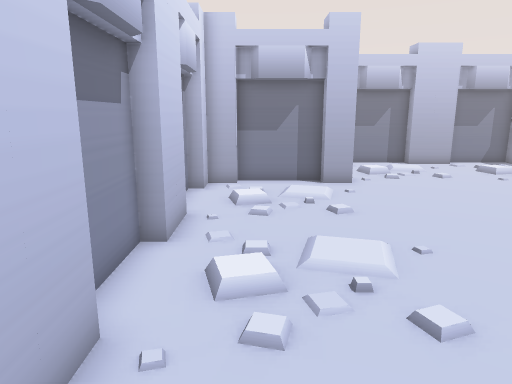
view 1 (above)

19 first-person views from a walk through a Godot game level. The camera is 1.4 m above the floor, tilts 12° down and sees 70° across. The floor is counted in squares, 0.5 m on a side. Each view is taken from the middle of a square. On the plan, view 1 faces up. The plan holds only what a view shows up to about 20 squares ahead; the rest is blank. The place goes on beyond the plan.

view 2
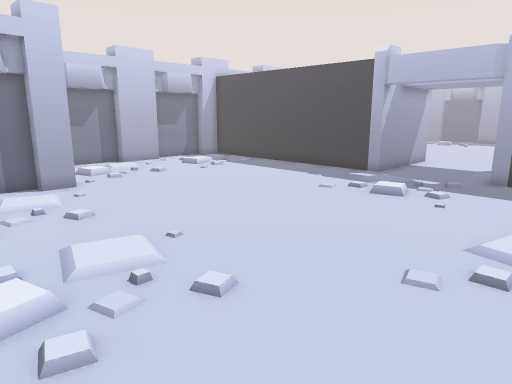

view 3
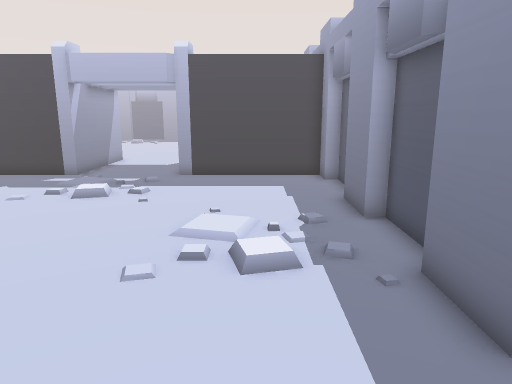

view 4
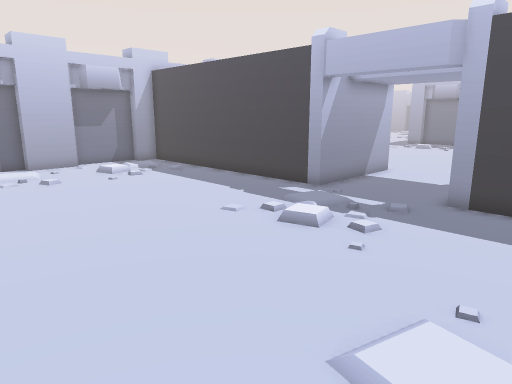

view 5
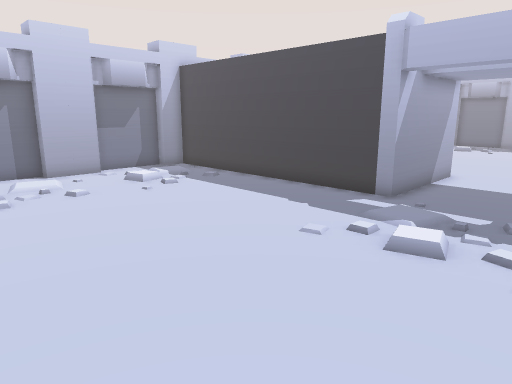

view 6
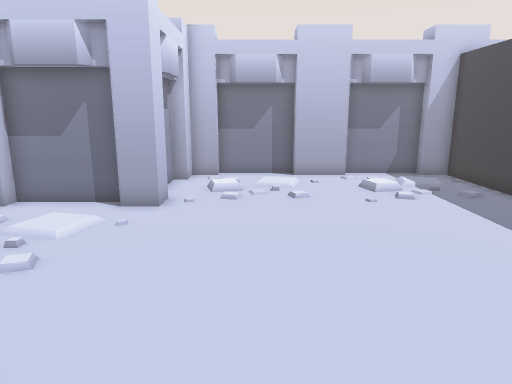

view 7
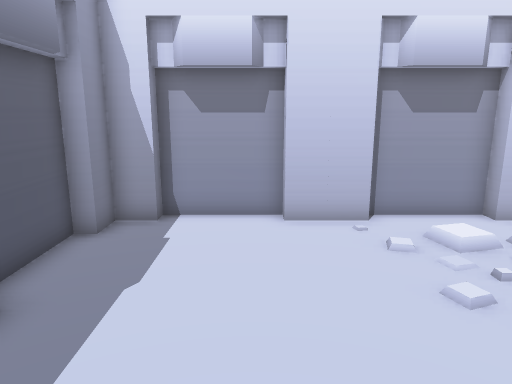

view 8
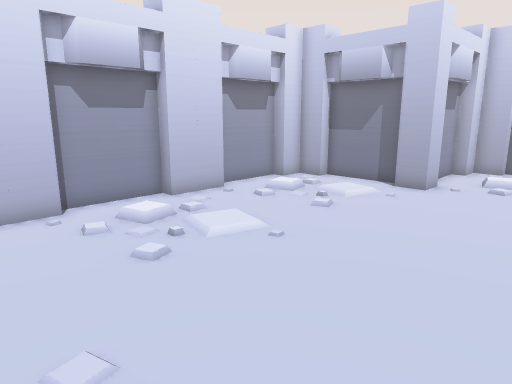

view 9
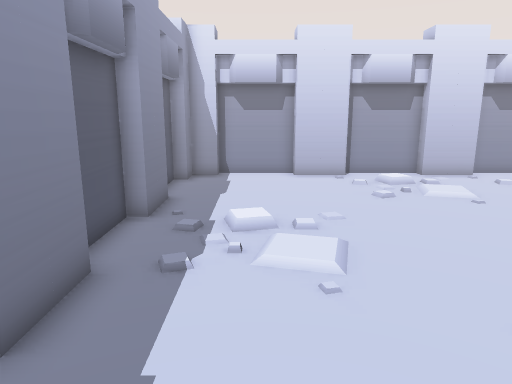

view 10
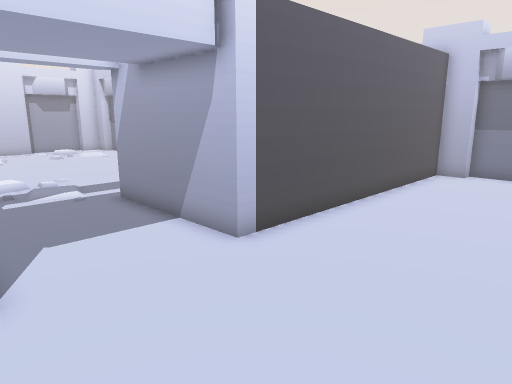

view 11
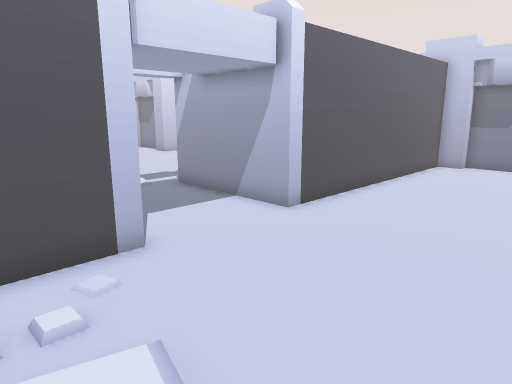

view 12
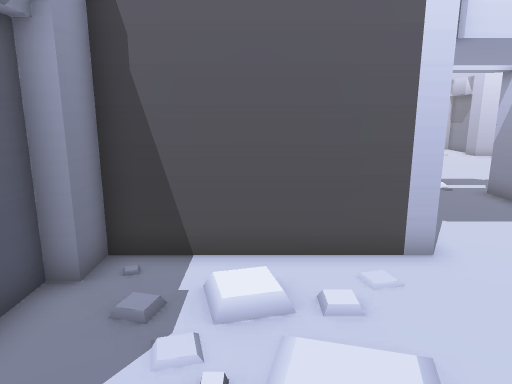

view 13
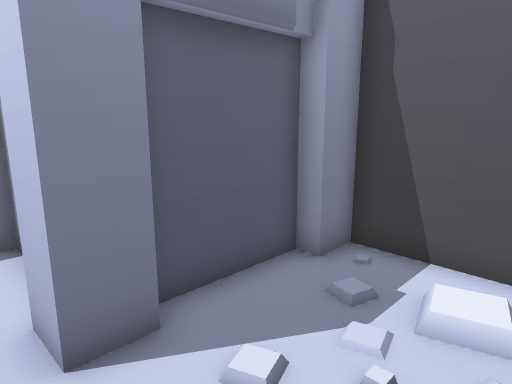

view 14
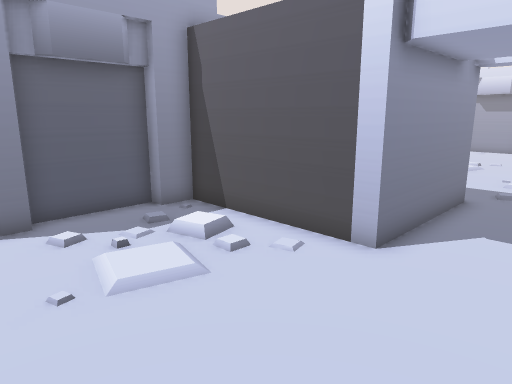

view 15
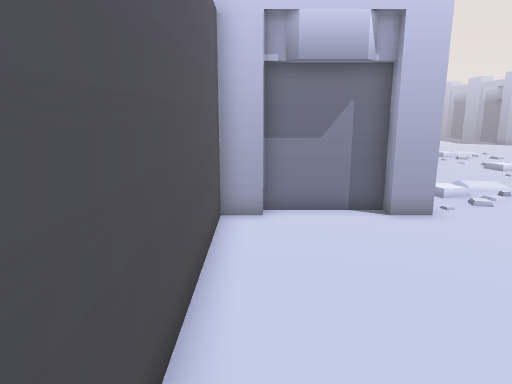

view 16
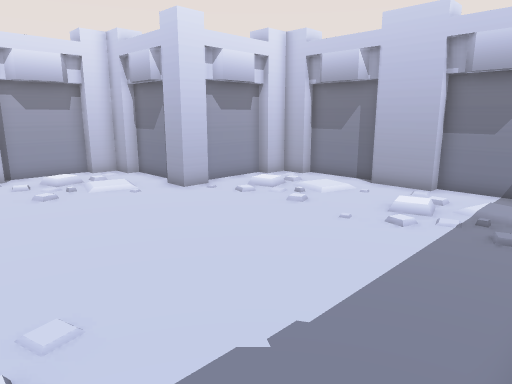

view 17
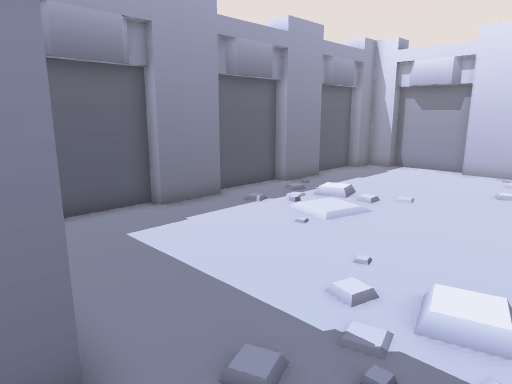

view 18
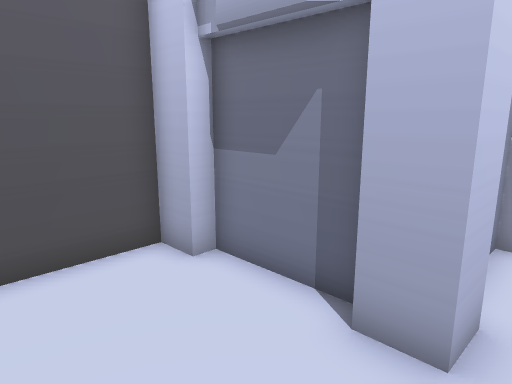

view 19
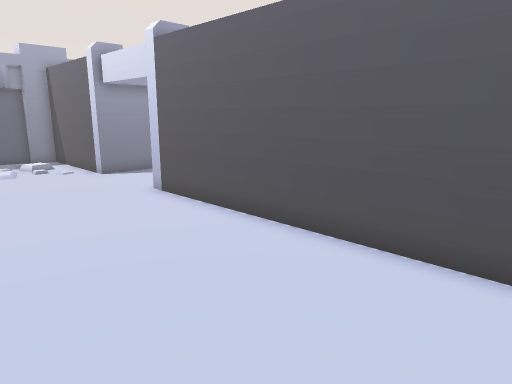

### Floor plan
Points are (right, up) in squares from view 1. A wall is a line through its corners. A room is listed if a view was taken in it or the views show most of it. See-through windows are left out.
Room 1 (views 1, 2, 3, 4, 5, 6, 7, 8, 9)
walls: (4, 16.2) (4, 15) (2.8, 15) (2.8, 15.6) (-0.8, 15.6) (-0.8, 15) (-2, 15) (-2, 13.8) (-2.6, 13.8) (-2.6, 10.2); (16, 8.4) (16, 21) (14.8, 21) (14.8, 21.6) (11.2, 21.6) (11.2, 21) (8.8, 21) (8.8, 21.6) (5.2, 21.6) (5.2, 21) (4, 21) (4, 19.8) (3.4, 19.8) (3.4, 16.6); (-2, 10.2) (-2, 7.8) (-2.6, 7.8) (-2.6, 4.2); (-2, 4.2) (-2, 1.8) (-2.6, 1.8) (-2.6, -1.8) (-2, -1.8) (-2, -3) (-0.8, -3) (-0.8, -3.6) (2, -3.6); (2.8, -3) (5.2, -3) (5.2, -3.6) (8.8, -3.6) (8.8, -3) (11.2, -3) (11.2, -3.6) (14.8, -3.6) (14.8, -3) (16, -3) (16, 3.6)
ways out: opening at (16, 6) to room 2
Room 2 (views 10, 11, 12, 13, 14, 15, 16, 17, 18, 19)
walls: (16, 3.6) (22, 3.6) (22, -3) (23.2, -3) (23.2, -3.6) (26.8, -3.6); (26.8, -3) (28, -3) (28, -4.2); (28, 22.2) (28, 21) (26.8, 21) (26.8, 21.6) (23.2, 21.6) (23.2, 21) (22, 21) (22, 8.4) (16, 8.4); (27.4, -7.2) (27.4, -7.9)
ways out: opening at (16, 6) to room 1

Where each view was taken, in squares from view 1:
view 1: 0 up, 0 right, facing up
view 2: 0 up, 1 left, facing up-right
view 3: 0 up, 1 left, facing right
view 4: 0 up, 4 right, facing up-right
view 5: 3 up, 4 right, facing up-right
view 6: 4 up, 7 right, facing up
view 7: 1 up, 8 right, facing left
view 8: 1 up, 9 right, facing up-left
view 9: 0 up, 15 right, facing left
view 10: 3 up, 28 right, facing up-left
view 11: 0 up, 29 right, facing up-left
view 12: 0 up, 29 right, facing left
view 13: 1 up, 29 right, facing down-left
view 14: 7 up, 29 right, facing down-left
view 15: 11 up, 23 right, facing up
view 16: 7 up, 16 right, facing up-left
view 17: 7 up, 17 right, facing down-left
view 18: 17 up, 29 right, facing up-left
view 19: 21 up, 29 right, facing down-left
